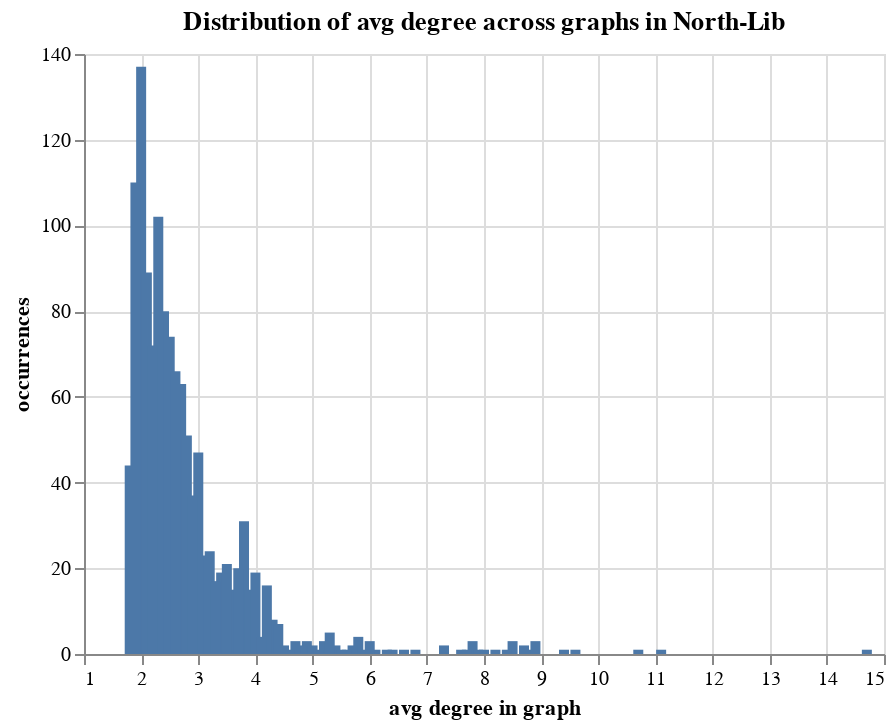

Notebook source saved alongside this figure:
### Code cell
avgdegrees = {}
for g in arrstats:
    curavg = 0
    for deg in g['degree']:
        curavg += deg[1]
    curavg /= len(g['degree'])
    curavg = round(curavg*10)/10
    
    if curavg not in avgdegrees:
        avgdegrees[curavg] = 1
    else: avgdegrees[curavg] += 1

source = pd.DataFrame({
    'avg degree in graph': list(avgdegrees.keys()),
    'occurrences': list(avgdegrees.values())
})

alt.Chart(source, title="Distribution of avg degree across graphs in North-Lib").mark_bar().encode(
    x='avg degree in graph',
    y='occurrences'
)

### Figure 1 — Vega-Lite specification as saved in the notebook (floating-point values rounded to 4 significant figures)
{"config": {"view": {"continuousWidth": 400, "continuousHeight": 300}}, "data": {"name": "data-b800d859c8e2d2a64a3b24d120c6066d"}, "mark": "bar", "encoding": {"x": {"field": "avg degree in graph", "type": "quantitative"}, "y": {"field": "occurrences", "type": "quantitative"}}, "title": "Distribution of avg degree across graphs in North-Lib", "$schema": "https://vega.github.io/schema/vega-lite/v4.17.0.json", "datasets": {"data-b800d859c8e2d2a64a3b24d120c6066d": [{"avg degree in graph": 3.8, "occurrences": 31}, {"avg degree in graph": 3.4, "occurrences": 19}, {"avg degree in graph": 2.5, "occurrences": 74}, {"avg degree in graph": 2.0, "occurrences": 137}, {"avg degree in graph": 2.1, "occurrences": 89}, {"avg degree in graph": 2.4, "occurrences": 80}, {"avg degree in graph": 2.3, "occurrences": 102}, {"avg degree in graph": 3.2, "occurrences": 24}, {"avg degree in graph": 1.9, "occurrences": 110}, {"avg degree in graph": 2.7, "occurrences": 63}, {"avg degree in graph": 3.9, "occurrences": 15}, {"avg degree in graph": 3.1, "occurrences": 23}, {"avg degree in graph": 3.6, "occurrences": 15}, {"avg degree in graph": 4.9, "occurrences": 3}, {"avg degree in graph": 3.7, "occurrences": 20}, {"avg degree in graph": 1.8, "occurrences": 44}, {"avg degree in graph": 3.5, "occurrences": 21}, {"avg degree in graph": 4.0, "occurrences": 19}, {"avg degree in graph": 3.0, "occurrences": 47}, {"avg degree in graph": 2.2, "occurrences": 72}, {"avg degree in graph": 2.8, "occurrences": 51}, {"avg degree in graph": 4.3, "occurrences": 8}, {"avg degree in graph": 3.3, "occurrences": 17}, {"avg degree in graph": 2.6, "occurrences": 66}, {"avg degree in graph": 2.9, "occurrences": 37}, {"avg degree in graph": 14.7, "occurrences": 1}, {"avg degree in graph": 4.8, "occurrences": 2}, {"avg degree in graph": 5.8, "occurrences": 4}, {"avg degree in graph": 5.2, "occurrences": 3}, {"avg degree in graph": 6.1, "occurrences": 1}, {"avg degree in graph": 4.2, "occurrences": 16}, {"avg degree in graph": 5.0, "occurrences": 2}, {"avg degree in graph": 6.0, "occurrences": 3}, {"avg degree in graph": 4.4, "occurrences": 7}, {"avg degree in graph": 6.6, "occurrences": 1}, {"avg degree in graph": 5.7, "occurrences": 2}, {"avg degree in graph": 5.6, "occurrences": 1}, {"avg degree in graph": 4.1, "occurrences": 4}, {"avg degree in graph": 5.4, "occurrences": 2}, {"avg degree in graph": 5.1, "occurrences": 1}, {"avg degree in graph": 7.8, "occurrences": 3}, {"avg degree in graph": 8.8, "occurrences": 1}, {"avg degree in graph": 8.9, "occurrences": 3}, {"avg degree in graph": 8.5, "occurrences": 3}, {"avg degree in graph": 9.4, "occurrences": 1}, {"avg degree in graph": 6.4, "occurrences": 1}, {"avg degree in graph": 4.7, "occurrences": 3}, {"avg degree in graph": 7.3, "occurrences": 2}, {"avg degree in graph": 7.6, "occurrences": 1}, {"avg degree in graph": 11.1, "occurrences": 1}, {"avg degree in graph": 8.2, "occurrences": 1}, {"avg degree in graph": 7.7, "occurrences": 1}, {"avg degree in graph": 7.9, "occurrences": 1}, {"avg degree in graph": 8.7, "occurrences": 2}, {"avg degree in graph": 4.6, "occurrences": 1}, {"avg degree in graph": 8.0, "occurrences": 1}, {"avg degree in graph": 9.6, "occurrences": 1}, {"avg degree in graph": 8.4, "occurrences": 1}, {"avg degree in graph": 5.5, "occurrences": 1}, {"avg degree in graph": 5.3, "occurrences": 5}, {"avg degree in graph": 4.5, "occurrences": 2}, {"avg degree in graph": 6.8, "occurrences": 1}, {"avg degree in graph": 10.7, "occurrences": 1}, {"avg degree in graph": 6.3, "occurrences": 1}, {"avg degree in graph": 5.9, "occurrences": 1}]}}
